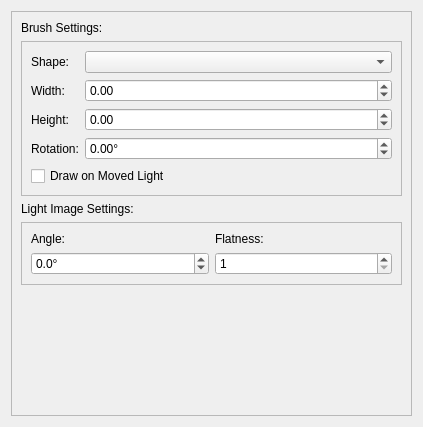
<?xml version="1.0" encoding="UTF-8"?>
<ui version="4.0">
 <class>Light</class>
 <widget class="QWidget" name="Light">
  <property name="geometry">
   <rect>
    <x>0</x>
    <y>0</y>
    <width>423</width>
    <height>427</height>
   </rect>
  </property>
  <property name="windowTitle">
   <string>Light</string>
  </property>
  <layout class="QVBoxLayout" name="verticalLayout">
   <item>
    <widget class="QScrollArea" name="scrollArea">
     <property name="widgetResizable">
      <bool>true</bool>
     </property>
     <widget class="QWidget" name="scrollAreaWidgetContents">
      <property name="geometry">
       <rect>
        <x>0</x>
        <y>0</y>
        <width>407</width>
        <height>411</height>
       </rect>
      </property>
      <layout class="QVBoxLayout" name="verticalLayout_2">
       <item>
        <widget class="QLabel" name="label_2">
         <property name="text">
          <string>Brush Settings:</string>
         </property>
        </widget>
       </item>
       <item>
        <widget class="QFrame" name="frame">
         <property name="frameShape">
          <enum>QFrame::Shape::StyledPanel</enum>
         </property>
         <property name="frameShadow">
          <enum>QFrame::Shadow::Raised</enum>
         </property>
         <layout class="QVBoxLayout" name="verticalLayout_4">
          <item>
           <layout class="QGridLayout" name="gridLayout_2">
            <item row="2" column="0">
             <widget class="QLabel" name="label_11">
              <property name="text">
               <string>Height:</string>
              </property>
             </widget>
            </item>
            <item row="1" column="1">
             <widget class="QDoubleSpinBox" name="Width">
              <property name="sizePolicy">
               <sizepolicy hsizetype="Expanding" vsizetype="Fixed">
                <horstretch>0</horstretch>
                <verstretch>0</verstretch>
               </sizepolicy>
              </property>
              <property name="minimum">
               <double>-1000.000000000000000</double>
              </property>
              <property name="maximum">
               <double>1000.000000000000000</double>
              </property>
             </widget>
            </item>
            <item row="3" column="1">
             <widget class="QDoubleSpinBox" name="Rotation">
              <property name="sizePolicy">
               <sizepolicy hsizetype="Expanding" vsizetype="Fixed">
                <horstretch>0</horstretch>
                <verstretch>0</verstretch>
               </sizepolicy>
              </property>
              <property name="suffix">
               <string>°</string>
              </property>
              <property name="minimum">
               <double>-1000.000000000000000</double>
              </property>
              <property name="maximum">
               <double>1000.000000000000000</double>
              </property>
              <property name="singleStep">
               <double>15.000000000000000</double>
              </property>
             </widget>
            </item>
            <item row="1" column="0">
             <widget class="QLabel" name="label_14">
              <property name="text">
               <string>Width:</string>
              </property>
             </widget>
            </item>
            <item row="2" column="1">
             <widget class="QDoubleSpinBox" name="Height">
              <property name="sizePolicy">
               <sizepolicy hsizetype="Expanding" vsizetype="Fixed">
                <horstretch>0</horstretch>
                <verstretch>0</verstretch>
               </sizepolicy>
              </property>
              <property name="minimum">
               <double>-1000.000000000000000</double>
              </property>
              <property name="maximum">
               <double>1000.000000000000000</double>
              </property>
             </widget>
            </item>
            <item row="3" column="0">
             <widget class="QLabel" name="label_15">
              <property name="text">
               <string>Rotation:</string>
              </property>
             </widget>
            </item>
            <item row="0" column="0">
             <widget class="QLabel" name="label_16">
              <property name="text">
               <string>Shape:</string>
              </property>
             </widget>
            </item>
            <item row="0" column="1">
             <widget class="QComboBox" name="Shape"/>
            </item>
           </layout>
          </item>
          <item>
           <widget class="QCheckBox" name="DrawOnMoved">
            <property name="text">
             <string>Draw on Moved Light</string>
            </property>
           </widget>
          </item>
         </layout>
        </widget>
       </item>
       <item>
        <widget class="QLabel" name="label">
         <property name="text">
          <string>Light Image Settings:</string>
         </property>
        </widget>
       </item>
       <item>
        <widget class="QFrame" name="frame_2">
         <property name="frameShape">
          <enum>QFrame::Shape::StyledPanel</enum>
         </property>
         <property name="frameShadow">
          <enum>QFrame::Shadow::Raised</enum>
         </property>
         <layout class="QVBoxLayout" name="verticalLayout_3">
          <item>
           <layout class="QGridLayout" name="gridLayout_7">
            <item row="0" column="0">
             <widget class="QLabel" name="label_12">
              <property name="text">
               <string>Angle:</string>
              </property>
             </widget>
            </item>
            <item row="0" column="1">
             <widget class="QLabel" name="label_13">
              <property name="text">
               <string>Flatness:</string>
              </property>
             </widget>
            </item>
            <item row="1" column="1">
             <widget class="QSpinBox" name="Flatness">
              <property name="minimum">
               <number>1</number>
              </property>
              <property name="maximum">
               <number>10</number>
              </property>
             </widget>
            </item>
            <item row="1" column="0">
             <widget class="QDoubleSpinBox" name="Angle">
              <property name="wrapping">
               <bool>true</bool>
              </property>
              <property name="buttonSymbols">
               <enum>QAbstractSpinBox::ButtonSymbols::UpDownArrows</enum>
              </property>
              <property name="suffix">
               <string>°</string>
              </property>
              <property name="decimals">
               <number>1</number>
              </property>
              <property name="minimum">
               <double>-360.000000000000000</double>
              </property>
              <property name="maximum">
               <double>360.000000000000000</double>
              </property>
              <property name="singleStep">
               <double>15.000000000000000</double>
              </property>
             </widget>
            </item>
           </layout>
          </item>
         </layout>
        </widget>
       </item>
       <item>
        <spacer name="verticalSpacer_5">
         <property name="orientation">
          <enum>Qt::Orientation::Vertical</enum>
         </property>
         <property name="sizeHint" stdset="0">
          <size>
           <width>273</width>
           <height>175</height>
          </size>
         </property>
        </spacer>
       </item>
      </layout>
     </widget>
    </widget>
   </item>
  </layout>
 </widget>
 <resources/>
 <connections/>
</ui>
